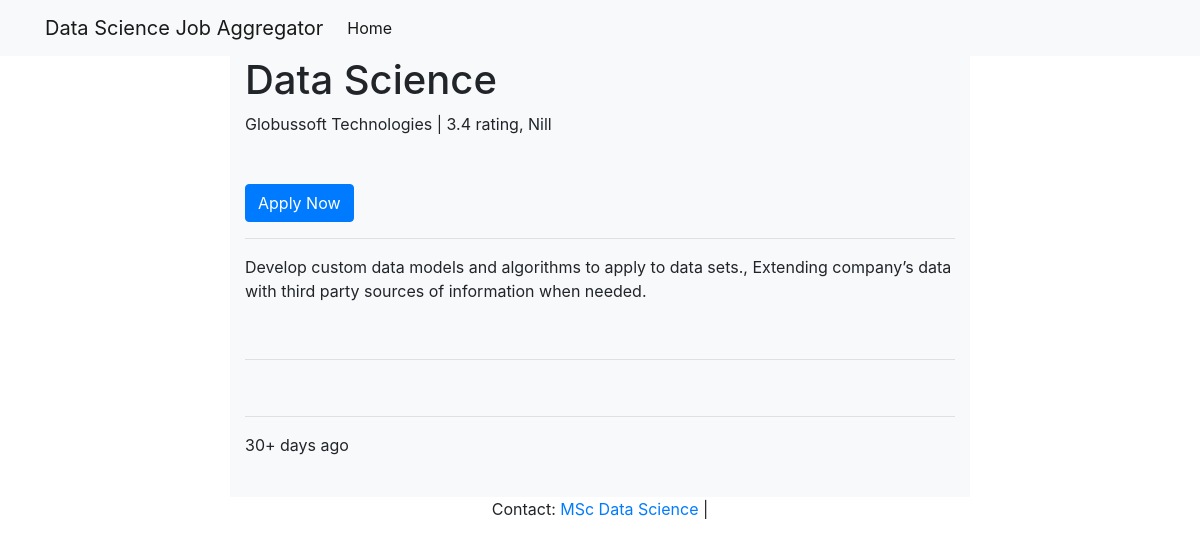
The page /job_search/2/ on the database its author committed.
### job_search/models.py (models this page shows, shortened)
class Job(models.Model):
    url = models.CharField(max_length=250, unique=True)
    title = models.CharField(max_length=250)
    company_link = models.CharField(max_length=250)
    company_name = models.CharField(max_length=250)
    ratings = models.CharField(max_length=100)
    reviews = models.CharField(max_length=250)
    experience = models.CharField(max_length=250)
    salary = models.CharField(max_length=250)
    location = models.CharField(max_length=250)
    posted = models.CharField(max_length=250)
    skills = models.CharField(max_length=250)
    created_date = models.DateTimeField(default=timezone.now)
    class Meta:
        ordering = ['created_date']
    class Admin:
        pass

### job_search/views.py (the view)
# urls.py: path("<int:pk>/", views.job_detail, name="job_detail"),
def job_detail(request, pk):
    job = Job.objects.get(pk=pk)
    context = {
        'job': job
    }
    return render(request, 'job_detail.html', context)

### job_search/templates/job_detail.html (shortened to what this page needs)
{% extends "base.html" %}
{% block page_content %}
    <div class="col-md-8 offset-md-2 bg-light">
        <h1>{{ job.title }}</h1>
        <medium>
            {{ job.company_name }} | {{ job.ratings }} rating, {{ job.reviews }}
        </medium>
        <a href="{{ job.url }}" class="btn btn-primary" target="_blank" rel="noopener noreferrer">Apply Now</a>
        <hr>
	    <p>{{job.skills | safe | linebreaks }}</p>
        <hr>
        <hr>
        <p>{{ job.posted | safe | linebreaks }}</p>
    </div>
{% endblock %}

### rows shown on the page
Job: title "Data Science", company_name "Globussoft Technologies", ratings "3.4", reviews "Nill", skills "Develop custom data models and algorithms to apply to data sets., Extending company’s data with third party sources of information when needed.", posted "30+ days ago"
